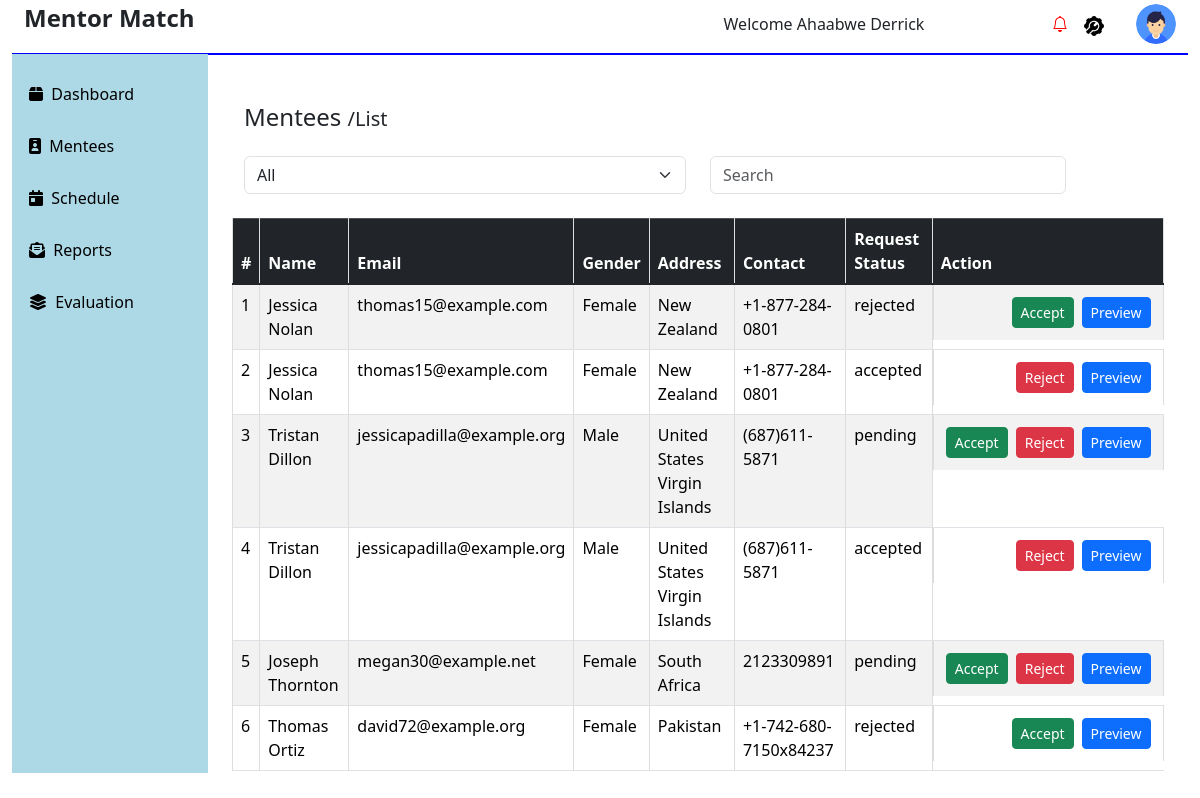
Page /my-mentees/ (signed in) on the earlier database version.
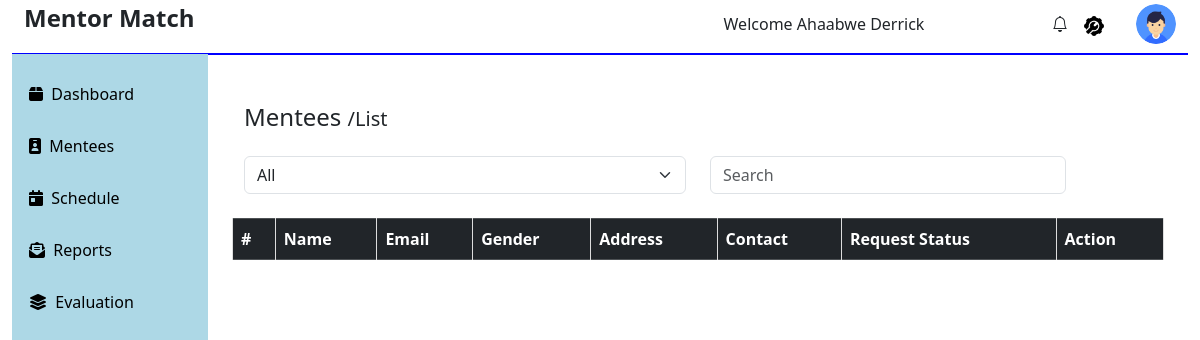
Same page on the later database version.
### admin_mentor_app/models.py (models this page shows, shortened)
class User(AbstractBaseUser, PermissionsMixin):
    first_name = models.CharField(max_length=100)
    last_name = models.CharField(max_length=100)
    email = models.EmailField(unique=True)
    gender = models.CharField(max_length=10)
    nationality = models.CharField(max_length=50)
    dob = models.DateField(null=True, blank=True)  # Allow null values
    password = models.CharField(max_length=100)
    telephone = models.CharField(max_length=15)
    bio = models.CharField(max_length=250, null=True)
    dob = models.DateField()
    address = models.CharField(max_length=255)  # Added max_length
    telephone = models.CharField(max_length=50)
    expertise = models.CharField(max_length=255, null=True, blank=True)
    availability = models.CharField(max_length=15, null=True, blank=True)
    role_choices = [
        ("1", "Admin"),
        ("2", "Mentor"),
        ("3", "Mentee"),
    ]
    role = models.CharField(max_length=1, choices=role_choices)
    profile_picture = models.ImageField(
        upload_to="profile_pictures/", blank=True, null=True
    )
    id = models.AutoField(primary_key=True)
    last_login = models.DateTimeField(default=timezone.now)  # Added field
    is_active = models.BooleanField(default=True)  # Added field
    is_staff = models.BooleanField(default=False)  # Added field
    USERNAME_FIELD = 'email'
    REQUIRED_FIELDS = ['first_name', 'last_name']  # Fields required for creating a user
    objects = CustomUserManager()
    USERNAME_FIELD = "email"
    REQUIRED_FIELDS = ["first_name", "last_name"]

class MentorshipMatch(models.Model):
    mentor = models.ForeignKey(
        User, related_name="mentor_matches", on_delete=models.CASCADE
    )
    mentee = models.ForeignKey(User, on_delete=models.CASCADE)
    match_date = models.DateTimeField(auto_now_add=True)
    status_choices = [
        ("pending", "Pending"),
        ("accepted", "Accepted"),
        ("rejected", "Rejected"),
    ]
    status = models.CharField(
        max_length=10, choices=status_choices, default="pending")

### admin_mentor_app/views.py (the view)
# urls.py: path("my-mentees/", views.get_mentees, name="mentees"),
@login_required
@transaction.atomic
def get_mentees(request):
    try:
        mentor_id = request.user.id
        mentorship_matches = MentorshipMatch.objects.filter(mentor_id=mentor_id).select_related('mentee')
        mentees_with_matches = []
        for match in mentorship_matches:
            mentees_with_matches.append({
                'mentee': match.mentee,
                'match': match
            })
        return render(request, "admin_mentor_app/mentee/get_mentees.html", {'mentees_with_matches': mentees_with_matches})
    finally:
        connection.close()

### admin_mentor_app/context_processors.py (called while the page is built)
def global_data(request):
    users = User.objects.all()
    mentorship_matches = MentorshipMatch.objects.all()
    messages = Message.objects.all()
    notifications = Notification.objects.all()
    schedules = Schedule.objects.all()
    progress = Progress.objects.all()
    goals = Goals.objects.all()
    evaluations = Evaluation.objects.all()
    unread_notifications = Notification.objects.count()
    notifications = Notification.objects.all()
    return {
        'global_users': users,
        'global_mentorship_matches': mentorship_matches,
        'global_messages': messages,
        'global_notifications': notifications,
        'global_schedules': schedules,
        'global_progress': progress,
        'global_goals': goals,
        'global_evaluations': evaluations,
        'unread_notifications' : unread_notifications,
        'notifications':notifications
    }

### admin_mentor_app/templates/admin_mentor_app/mentee/get_mentees.html (shortened to what this page needs)
{% extends 'admin_mentor_app/fixed/base.html' %}
{% block content %}
<div class="container mt-5">
    <h2 class="mb-4">Mentees  <span style="font-size: 20px;">/List</span></h2>
    <div class="row mb-4">
        <div class="col-md-6 d-flex align-items-start">
            <select name="mentee_category" id="mentee_category" class="form-select" data-live-search="true">
                <option value="all">All</option>
            </select>
        </div>
        <div class="col-md-5 d-flex justify-content-end align-items-end">
            <input type="text" class="form-control me-2" name="search_mentees" id="search_mentees" placeholder="Search">
        </div>
    </div>
    <div class="row">
        <table class="table table-hover table-bordered">
            <thead class="table-dark">
                <tr>
                    <th>#</th>
                    <th>Name</th>
                    <th>Email</th>
                    <th>Gender</th>
                    <th>Address</th>
                    <th>Contact</th>
                    <th>Request Status</th>
                    <th>Action</th>
                </tr>
            </thead>
            <tbody id="mentees_table_body">
                {% for match in mentees_with_matches %}
                    <tr data-status="{{ match.match.status }}">
                        <td>{{ forloop.counter }}</td>
                        <td>{{ match.mentee.first_name }} {{ match.mentee.last_name }}</td>
                        <td>{{ match.mentee.email }}</td>
                        <td>{{ match.mentee.gender }}</td>
                        <td>{{ match.mentee.nationality }}</td>
                        <td>{{ match.mentee.telephone }}</td>
                        <td>{{ match.match.status }}</td>
                        <td class="d-flex justify-content-end align-items-end">
                            {% if match.match.status == 'pending' or match.match.status == 'rejected' %}
                            <a href="{% url 'accept_mentee' match.match.id %}" class="btn btn-sm btn-success align-items-centre  m-1">Accept</a>
                            {% endif %}
                            {% if match.match.status != 'rejected' %}
                            <a href="{% url 'reject_mentee' match.match.id %}" class="btn btn-sm btn-danger align-items-centre m-1">Reject</a>
                            {% endif %}
                            <a href="{% url 'preview_mentee' match.mentee.id %}" class="btn btn-sm btn-primary align-items-centre m-1">Preview</a>
                        </td>
                    </tr>
                {% endfor %}
            </tbody>
        </table>
    </div>
</div>
{% endblock content %}

### admin_mentor_app/templates/admin_mentor_app/fixed/base.html (shortened to what the changed rows need)
{% load static %}
<!DOCTYPE html>
<html lang="en">
  <head>
    <link href="https://stackpath.bootstrapcdn.com/bootstrap/5.1.3/css/bootstrap.min.css" rel="stylesheet">
    <link
      rel="stylesheet"
      href="https://cdnjs.cloudflare.com/ajax/libs/font-awesome/6.1.2/css/all.min.css"
    />
    <link
      href="https://cdn.jsdelivr.net/npm/bootstrap@5.3.3/dist/css/bootstrap.min.css"
      rel="stylesheet"
    />
    <link
      href="https://cdnjs.cloudflare.com/ajax/libs/bootstrap-select/1.13.1/css/bootstrap-select.min.css"
      rel="stylesheet"
    />
    <link
      href="https://cdnjs.cloudflare.com/ajax/libs/bootstrap-icons/1.10.0/font/bootstrap-icons.min.css"
      rel="stylesheet"
    />
    <link
      rel="stylesheet"
      href="{% static 'admin_mentor_app/css/evaluation.css' %}"
    />
  </head>
  <body>
    <div class="container-fluid">
      <div class="container-fluid">
        <div class="row mt-1">
          <div class="col-md-6">
            <h2><strong>Mentor Match</strong></h2>
          </div>
          <div class="col-md-6">
            <div class="row g-3 justify-content-end align-items-center">
              <div class="col-auto ms-auto">
                <div class="text-end">
                  <div class="img-case">
                    <i
                      class="bi bi-bell"
                      style="{% if unread_notifications > 0 %} color:red;{% endif %}"
                      id="dropdownMenuButton"
                      data-bs-toggle="dropdown"
                      aria-expanded="false"
                    ></i>
                  </div>
                </div>
              </div>
            </div>
          </div>
        </div>
        <div class="row">
          <div class="col-10"  style="border-top: 2px solid blue;">
            <div class="container mt-2">
              {% block content %} {% endblock %}
            </div>
          </div>
        </div>
      </div>
    </div>
  </body>
</html>

Differences in the rows shown:
removed User: mentee.first_name "Jessica", mentee.last_name "Nolan", mentee.email "thomas15@example.com", mentee.gender "Female", mentee.nationality "New Zealand", mentee.telephone "+1-877-284-0801", match.status "rejected", shows "Accept", match.status "accepted", shows "Reject"
removed User: mentee.first_name "Tristan", mentee.last_name "Dillon", mentee.email "jessicapadilla@example.org", mentee.gender "Male", mentee.nationality "United States Virgin Islands", mentee.telephone "(687)611-5871", match.status "pending", shows "Accept", shows "Reject", match.status "accepted"
removed User: mentee.first_name "Joseph", mentee.last_name "Thornton", mentee.email "megan30@example.net", mentee.gender "Female", mentee.nationality "South Africa", mentee.telephone "2123309891", match.status "pending", shows "Accept", shows "Reject"
removed User: mentee.first_name "Thomas", mentee.last_name "Ortiz", mentee.email "david72@example.org", mentee.gender "Female", mentee.nationality "Pakistan", mentee.telephone "+1-742-680-7150x84237", match.status "rejected", shows "Accept"
